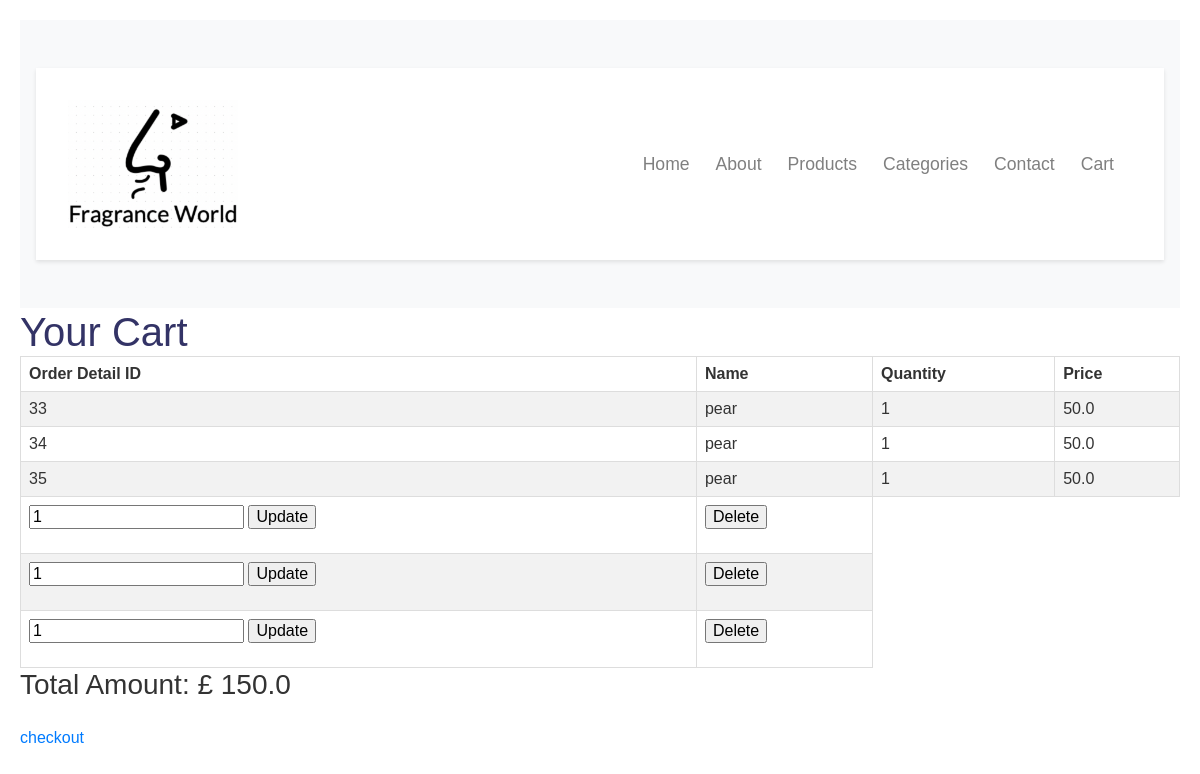
Page /cart on the earlier database version.
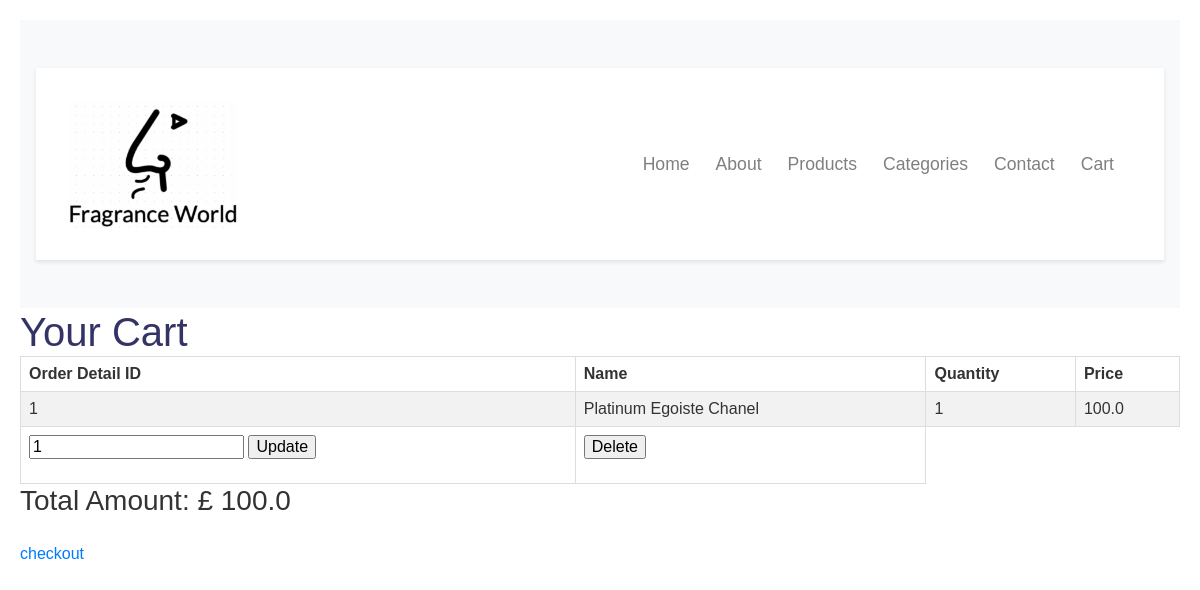
Same page on the later database version.
### application/models.py (models this page shows)
class Order_detail(db.Model):
    order_detail_id = db.Column(db.Integer, primary_key=True)
    order_id = db.Column(db.Integer, db.ForeignKey('order.order_id'), nullable=False)
    product_id = db.Column(db.Integer, db.ForeignKey('product.product_id'), nullable=False)
    quantity = db.Column(db.Integer, nullable = False)
    price = db.Column(db.Float, nullable=False)

class Product(db.Model):
    product_id = db.Column(db.Integer, primary_key=True)
    name = db.Column(db.String(30), nullable=False)
    description = db.Column(db.String(500), nullable=False)
    price = db.Column(db.Float)
    stock_quantity = db.Column(db.Integer)
    order_details = db.relationship('Order_detail', backref='product')

### application/routes.py (the view)
@app.route('/cart')
def cart():
    all_product = Product.query.all()
    all_orders = Order_detail.query.all()
    total_amount = sum([order.quantity * order.price for order in all_orders])
    return render_template('cart.html', all_orders=all_orders, total_amount=total_amount, all_product=all_product)

### application/templates/cart.html (shortened to what this page needs)
<html>
  <head>
    <link rel="stylesheet" href="https://maxcdn.bootstrapcdn.com/bootstrap/4.0.0/css/bootstrap.min.css">
    <link rel="stylesheet" href="\static\style.css">
    <link href="\static\style.css" rel="stylesheet">
  </head>
  <body>
       <nav class="navbar navbar-expand-md navbar-light bg-light sticky-top">
        <div class="container">
            <a class="navbar-logo" href="#"><img src="\static\fragrance-world-logo.png"></a>
            <div class="collapse navbar-collapse" id="navbarNav">
                <ul class="navbar-nav ml-auto">
                    <li class="nav-item">
                        <a class="nav-link" href="{{ url_for('home') }}">Home</a>
                    </li>
                    <li class="nav-item">
                        <a class="nav-link" href="{{ url_for('about') }}">About</a>
                    </li>
                    <li class="nav-item">
                        <a class="nav-link" href="{{ url_for('products') }}">Products</a>
                    </li>
                    <li class="nav-item">
                        <a class="nav-link" href="{{ url_for('categories') }}">Categories</a>
                    </li>
                    <li class="nav-item">
                        <a class="nav-link" href="{{ url_for('contact') }}">Contact</a>
                    </li>
                    <li class="nav-item">
                        <a class="nav-link" href="{{ url_for('cart') }}">Cart</a>
                    </li>
                </ul>
            </div>
        </div>
    </nav>
    <!DOCTYPE html>
    <html lang="en">
    <head>
    </head>
    <body>
    <h1>Your Cart</h1>
    <table>
    <tr>
    <th>Order Detail ID</th>
    <th>Name</th>
    <th>Quantity</th>
    <th>Price</th>
    </tr>
     <tr>
           {% for order in all_orders %}
    <td>{{ order.order_detail_id }}</td>
    <td>
            {% for product in all_product %}
            {% if product.product_id == order.product_id %}
                {{product.name}}
            {% endif %}
            {% endfor %}
    </td>
    <td>{{ order.quantity }}</td>
    <td>{{ order.price }}</td>
    </tr>
            {% endfor %}
                    {% for order in all_orders %}
            <tr>
            <td>
            <form action="{{ url_for('update_quantity', order_detail_id=order.order_detail_id) }}" method="post">
            <input type="number" name="new_quantity" value="{{ order.quantity }}" min="1">
            <input type="submit" value="Update">
            </form>
            </td>
            <td>
            <form action="{{ url_for('delete_item', order_detail_id=order.order_detail_id) }}" method="post">
            <input type="submit" value="Delete">
            </form>
            </td>
            </tr>
            {% endfor %}
    </table>
    <h3>Total Amount: £ {{ total_amount }}</h3> <br>
    <div>
    <a href="{{ url_for('shipping') }}">checkout</a>
    </div>
    </body>
    </html>
  </body>
</html>

### application/static/style.css (style rules this page uses)
body, h1, h2, h3, p, ul, li { margin: 0; padding: 0; }
body { font-family: 'Times New Roman', Times, serif; color: #333; }
.navbar { padding: 1rem; }
.navbar-nav .nav-link { font-size: 1.1rem; }
.container { padding: 2rem; background-color: #fff; box-shadow: 0 2px 4px rgba(0, 0, 0, 0.1); margin: 2rem auto; text-align: center; }
.navbar-logo img { display: inline-block; height: 30%; width: 30%; margin-right: 400px; }
.nav-link { margin-right: 10px; }

### application/templates/cart.html (style rules this page uses)
body { font-family: Arial, sans-serif; margin: 20px; }
h1 { color: #333366; }
table { width: 100%; border-collapse: collapse; }
th, td { border: 1px solid #dddddd; text-align: left; padding: 8px; }
tr:nth-child(even) { background-color: #f2f2f2; }

Differences in the rows shown:
removed Order_detail: order_detail_id "33", quantity "1", price "50.0", new_quantity "1"
no longer on this page (row edited): Product: name "pear"
removed Order_detail: order_detail_id "34", quantity "1", price "50.0", new_quantity "1"
removed Order_detail: order_detail_id "35", quantity "1", price "50.0", new_quantity "1"
added Order_detail: order_detail_id "1", quantity "1", price "100.0", new_quantity "1"
now on this page (row edited): Product: name "Platinum Egoiste Chanel", shown under "1"
Other differences:
{{ total_amount }}: "150.0" → "100.0"
